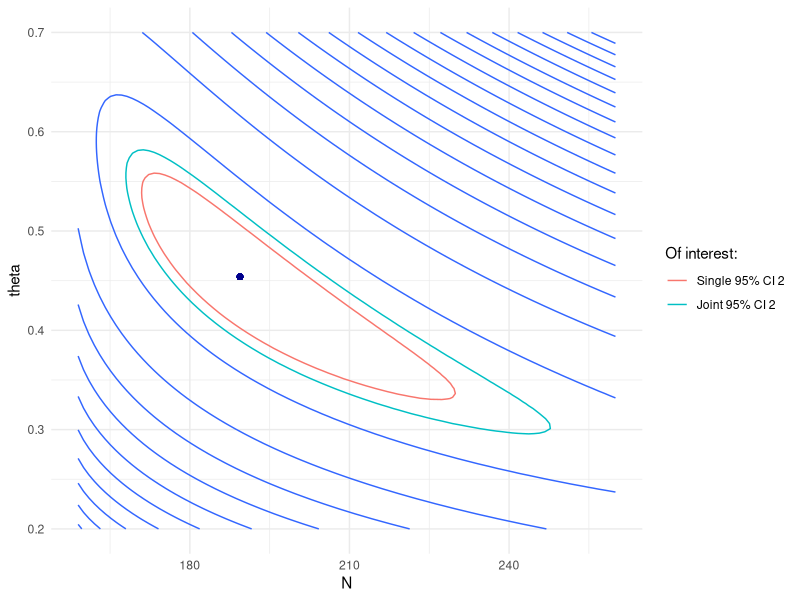

Write R code to recreate this figure.
## ---- chunk 1
knitr::opts_chunk$set(echo = TRUE)
library(magrittr)
library(ggplot2)
## ---- chunk 2
llfunc <- function(par, n1, n2, n3) {
  N <- par[1]
  theta <- par[2]
  lfactorial(N) - lfactorial(N - n1 - n2 - n3) +
    sum(n1, n2, n3)*log(theta) + 
    (3*N - 3*n1 - 2*n2 - n3)*log(1 - theta)
}

n1 <- 82L
n2 <- 54L
n3 <- 23L
## since N >= n1 + n2 + n3
N_0 <- n1 + n2 + n3
par_start <- c(N_0, 0.5)

optim_fit <- optim(par = par_start,
                   fn = llfunc,
                   n1 = n1, n2 = n2, n3 = n3,
                   lower = c(N_0, 1e-4),
                   upper = c(Inf, 1),
                   method = "L-BFGS-B",
                   control = list(fnscale = -1),
                   hessian = TRUE)

MLE <- optim_fit$par
SE <- sqrt(diag(solve(-optim_fit$hessian)))
LowerBound <- MLE - qnorm(0.975) * SE
UpperBound <- MLE + qnorm(0.975) * SE
results <- cbind(MLE, SE, LowerBound, UpperBound) %>% round(2)
rownames(results) <- c("N", "theta")
results
## ---- chunk 3
n_vals <- seq(from = n1+n2+n3, to = 260, length = 100)
theta_vals <- seq(from = 0.2, to = 0.7, length = 100)

combos <- expand.grid(n_vals, theta_vals)
surface <- apply(expand.grid(n_vals, theta_vals), 1, llfunc, n1 = n1, n2 = n2, n3 = n3) %>% round(2)
outcome <- cbind(combos, surface)
names(outcome) <- c("N", "theta", "value")

ggplot(data = outcome, mapping = aes(N, theta)) + 
  geom_contour(aes(z = value),
                   breaks = seq(from = min(outcome$value), to = max(outcome$value), by = 12)) +
  geom_contour(aes(z = value,
                   colour = factor(..level.. == max(surface) - 1.92,
                                   levels = c(F, T),
                                   labels = c("Single 95% CI "))),
               breaks = max(surface) - 1.92) +
  geom_contour(aes(z = value,
                   colour = factor(..level.. == max(surface) - 3,
                                   levels = c(F, T),
                                   labels = c("Joint 95% CI "))),
               breaks = max(surface) - 3) +
  geom_point(mapping = aes(x = MLE[1], y = MLE[2]), colour = "darkblue") +
  labs(colour = "Of interest:") +
  #ggtitle("Contour map of (N, \u03B8) surface") +
  #ylab("\u03B8") +
  theme_minimal()
